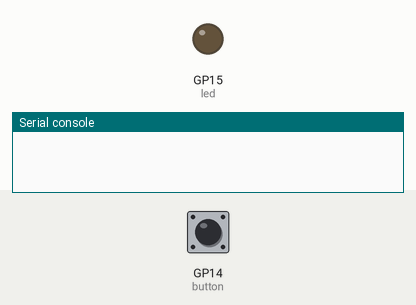
Bench run of a program on a simulated Raspberry Pi Pico running MicroPython. Parts: output pins drawn as LEDs (lit = HIGH), the last lines printed to the serial console. Dashed ring = blinking. Inputs (shaded band) come from the test bench; at power-on: GP14 (button) HIGH.

Above: at 1.2 s.
1.3 s: GP14 (button) pulled LOW for 0.15 s
At 1.92 s:
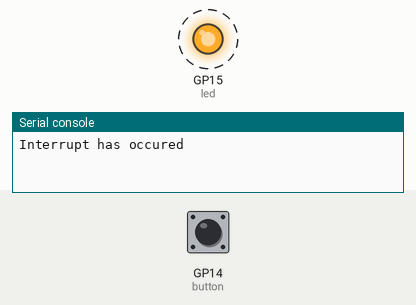
4.3 s: GP14 (button) pulled LOW for 1 s
7.3 s: GP14 (button) pulled LOW for 3.2 s
At 10.83 s:
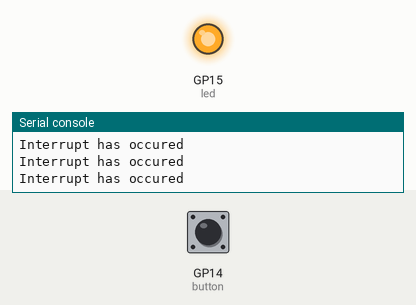
Timing chart, 0 to 18.8 s (numbered marks = the images above; inputs shaded):
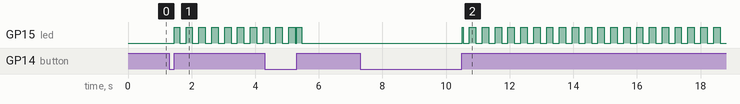

Measured:
- after the input at 1.3 s, GP15 (led): alternates HIGH for 0.20 s and LOW for 0.20 s, starting after 0.15 s
- after the input at 7.3 s, GP15 (led): LOW → HIGH after 3.2 s, then repeats every 0.40 s: LOW 0.20 s, HIGH 0.20 s

The program:

main.py
```python
# interrupt tutorial: https://electrocredible.com/raspberry-pi-pico-external-interrupts-button-micropython/
from machine import Pin, Timer
import time

button = Pin(14,Pin.IN,Pin.PULL_UP) #Pi Pico 2
#button = Pin(26,Pin.IN,Pin.PULL_UP) #Xiao RP2350
led= machine.Pin(15, machine.Pin.OUT) #Pi Pico 2
#led= machine.Pin(27, machine.Pin.OUT) #Xiao RP2350
flowcontroltime= time.ticks_ms()
buttontime= time.ticks_ms()

shouldblink = 0 # "0" means the LED should NOT blink, "1" it should blink

def myFunction(button):
    global shouldblink
    global buttontime

    if time.ticks_diff(time.ticks_ms(), buttontime) > 500: # this IF will be true every 5	00 ms
        buttontime= time.ticks_ms() #update with the "current" time

        print("Interrupt has occured")

        if shouldblink == 0: # alternate between blinking and not blinking, for every button press
            shouldblink = 1
        else:
            shouldblink = 0

        led.value(not led.value())

if __name__ == "__main__":


    while True:
        button.irq(trigger=Pin.IRQ_RISING, handler=myFunction)

        # non-blocking code from: https://fritzenlab.net/2025/03/11/ds18b20-temperature-sensor-with-micropython/
        if time.ticks_diff(time.ticks_ms(), flowcontroltime) > 200: # this IF will be true every 200 ms
                flowcontroltime= time.ticks_ms() #update with the "current" time

                if shouldblink == 1:
                    led.value(not led.value())
                else:
                    led.value(0)
```
